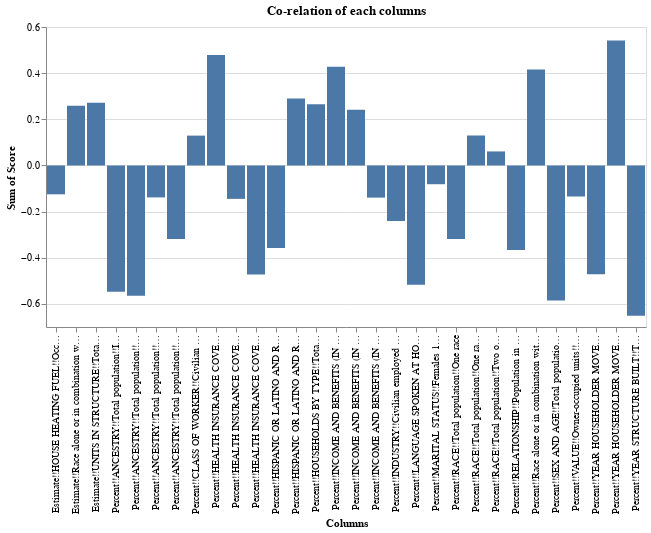

The cell this chart's notebook holds for it:
### Code cell
alt.Chart(Toplot).mark_bar().encode(
    y='sum(Score):Q',
    x=alt.Y('Columns', sort='x')
).properties(
    title='Co-relation of each columns '
)

### Figure 1 — Vega-Lite specification as saved in the notebook (floating-point values rounded to 4 significant figures)
{"config": {"view": {"continuousWidth": 400, "continuousHeight": 300}}, "data": {"name": "data-12631d5f04aad133dcc724e15faee636"}, "mark": "bar", "encoding": {"x": {"field": "Columns", "sort": "x", "type": "nominal"}, "y": {"aggregate": "sum", "field": "Score", "type": "quantitative"}}, "title": "Co-relation of each columns ", "$schema": "https://vega.github.io/schema/vega-lite/v4.17.0.json", "datasets": {"data-12631d5f04aad133dcc724e15faee636": [{"Columns": "Percent!!YEAR HOUSEHOLDER MOVED INTO UNIT!!Occupied housing units!!Moved in 2019 or later", "Score": 0.5413, "Importance": 2}, {"Columns": "Percent!!HEALTH INSURANCE COVERAGE!!Civilian noninstitutionalized population 19 to 64 years!!In labor force:!!Employed:!!No health insurance coverage", "Score": 0.4782, "Importance": 3}, {"Columns": "Percent!!INCOME AND BENEFITS (IN 2021 INFLATION-ADJUSTED DOLLARS)!!Families!!$35,000 to $49,999", "Score": 0.4277, "Importance": 4}, {"Columns": "Percent!!Race alone or in combination with one or more other races!!Total population!!American Indian and Alaska Native", "Score": 0.4156, "Importance": 5}, {"Columns": "Percent!!HISPANIC OR LATINO AND RACE!!Total population!!Not Hispanic or Latino!!Two or more races!!Two races excluding Some other race, and Three or more races", "Score": 0.29, "Importance": 6}, {"Columns": "Estimate!!UNITS IN STRUCTURE!!Total housing units!!Boat, RV, van, etc.", "Score": 0.2723, "Importance": 7}, {"Columns": "Percent!!HOUSEHOLDS BY TYPE!!Total households!!Male householder, no spouse/partner present!!With children of the householder under 18 years", "Score": 0.2658, "Importance": 8}, {"Columns": "Estimate!!Race alone or in combination with one or more other races!!Total population!!American Indian and Alaska Native", "Score": 0.2583, "Importance": 9}, {"Columns": "Percent!!INCOME AND BENEFITS (IN 2021 INFLATION-ADJUSTED DOLLARS)!!Families!!$50,000 to $74,999", "Score": 0.2417, "Importance": 10}, {"Columns": "Percent!!RACE!!Total population!!One race!!Asian!!Filipino", "Score": 0.1299, "Importance": 11}, {"Columns": "Percent!!CLASS OF WORKER!!Civilian employed population 16 years and over!!Self-employed in own not incorporated business workers", "Score": 0.1294, "Importance": 12}, {"Columns": "Percent!!RACE!!Total population!!Two or more races!!White and Black or African American", "Score": 0.06085, "Importance": 13}, {"Columns": "Percent!!MARITAL STATUS!!Females 15 years and over!!Never married", "Score": -0.0813, "Importance": 14}, {"Columns": "Estimate!!HOUSE HEATING FUEL!!Occupied housing units!!Bottled, tank, or LP gas", "Score": -0.1251, "Importance": 15}, {"Columns": "Percent!!VALUE!!Owner-occupied units!!$200,000 to $299,999", "Score": -0.1345, "Importance": 16}, {"Columns": "Percent!!ANCESTRY!!Total population!!Scottish", "Score": -0.1384, "Importance": 17}, {"Columns": "Percent!!INCOME AND BENEFITS (IN 2021 INFLATION-ADJUSTED DOLLARS)!!Total households!!$75,000 to $99,999", "Score": -0.1394, "Importance": 18}, {"Columns": "Percent!!HEALTH INSURANCE COVERAGE!!Civilian noninstitutionalized population 19 to 64 years!!In labor force:!!Unemployed:!!With health insurance coverage!!With public coverage", "Score": -0.1447, "Importance": 19}, {"Columns": "Percent!!INDUSTRY!!Civilian employed population 16 years and over!!Finance and insurance, and real estate and rental and leasing", "Score": -0.2407, "Importance": 20}, {"Columns": "Percent!!ANCESTRY!!Total population!!Slovak", "Score": -0.3183, "Importance": 21}, {"Columns": "Percent!!RACE!!Total population!!One race", "Score": -0.3184, "Importance": 22}, {"Columns": "Percent!!HISPANIC OR LATINO AND RACE!!Total population!!Not Hispanic or Latino!!Some other race alone", "Score": -0.3575, "Importance": 23}, {"Columns": "Percent!!RELATIONSHIP!!Population in households!!Spouse", "Score": -0.3663, "Importance": 24}, {"Columns": "Percent!!YEAR HOUSEHOLDER MOVED INTO UNIT!!Occupied housing units!!Moved in 1990 to 1999", "Score": -0.4714, "Importance": 25}, {"Columns": "Percent!!HEALTH INSURANCE COVERAGE!!Civilian noninstitutionalized population!!With health insurance coverage", "Score": -0.4727, "Importance": 26}, {"Columns": "Percent!!LANGUAGE SPOKEN AT HOME!!Population 5 years and over!!Other Indo-European languages", "Score": -0.5172, "Importance": 27}, {"Columns": "Percent!!ANCESTRY!!Total population!!Italian", "Score": -0.5471, "Importance": 28}, {"Columns": "Percent!!ANCESTRY!!Total population!!Lithuanian", "Score": -0.5649, "Importance": 29}, {"Columns": "Percent!!SEX AND AGE!!Total population!!55 to 59 years", "Score": -0.5856, "Importance": 30}, {"Columns": "Percent!!YEAR STRUCTURE BUILT!!Total housing units!!Built 1939 or earlier", "Score": -0.6508, "Importance": 31}]}}
